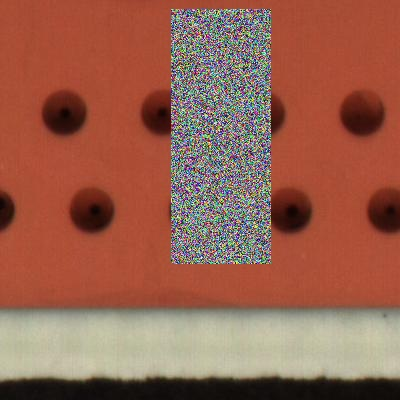
#> input picture yolo/data/PCB class/00/750P02F-ZOSP1-N_227_A_1_NG48_13(1).jpeg, 400 x 400 px, given in place of 750P02F-ZOSP1-N_238_B_2_NG35_25.jpeg, which was not available
$ jupyter execute RE.ipynb
#> lines starting #> are read from the running program, lines starting #| are printed output that depends on the picture
[cell 1]
import os
import io
import math
import sys
import random
import argparse
import cv2
import numpy as np

[cell 2]
def get_files(dir, suffix):
    res = []
    for root, directory, files in os.walk(dir):
        for filename in files:
            name, suf = os.path.splitext(filename)
            if suf in suffix:
                #res.append(filename)
                res.append(os.path.join(root, filename))
    return res

class RandomErasing:
    """Random erasing the an rectangle region in Image.
    Class that performs Random Erasing in Random Erasing Data Augmentation by Zhong et al.
    Args:
        sl: min erasing area region
        sh: max erasing area region
        r1: min aspect ratio range of earsing region
        p: probability of performing random erasing
    """

    def __init__(self, p=0.5, sl=0.02, sh=0.4, r1=0.3):

        self.p = p
        self.s = (sl, sh)
        self.r = (r1, 1/r1)


    def __call__(self, img):
        """
        perform random erasing
        Args:
            img: opencv numpy array in form of [w, h, c] range
                 from [0, 255]

        Returns:
            erased img
        """

        assert len(img.shape) == 3, 'image should be a 3 dimension numpy array'

        if random.random() > self.p:
            return img

        else:
            while True:
                Se = random.uniform(*self.s) * img.shape[0] * img.shape[1]
                re = random.uniform(*self.r)

                He = int(round(math.sqrt(Se * re)))
                We = int(round(math.sqrt(Se / re)))

                xe = random.randint(0, img.shape[1])
                ye = random.randint(0, img.shape[0])

                if xe + We <= img.shape[1] and ye + He <= img.shape[0]:
                    img[ye : ye + He, xe : xe + We, :] = np.random.randint(low=0, high=255, size=(He, We, img.shape[2]))

                    return img


if __name__ == "__main__":
    img = cv2.imread('C:\\Users\\ian\\Desktop\\PCB class\\00\\750P02F-ZOSP1-N_238_B_2_NG35_25.jpeg')
#> img is the input picture: shape (400, 400, 3); mean B, G, R 79.1, 97.3, 151.7
    RE = RandomErasing(p=1)
    for i in range(1):
        img1 = RE(img.copy())
        cv2.imshow("test", img1)
        cv2.waitKey(1000)
        cv2.imwrite('750P02F-ZOSP1-N_238_B_2_NG35_25(2).jpeg', img1)
        cv2.destroyAllWindows()
#> this loop made 1 pass
#> pass 1, `img1 = RE(img.copy())`:
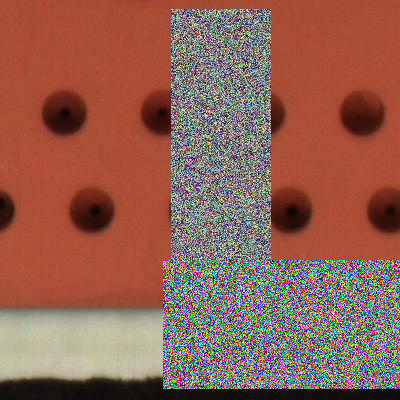
#> img1: shape (400, 400, 3); mean B, G, R 82.8, 96.8, 144.7


$ run again, on yolo/data/PCB class/00/750P02F-ZOSP1-N_227_A_1_NG48_13(2).jpeg
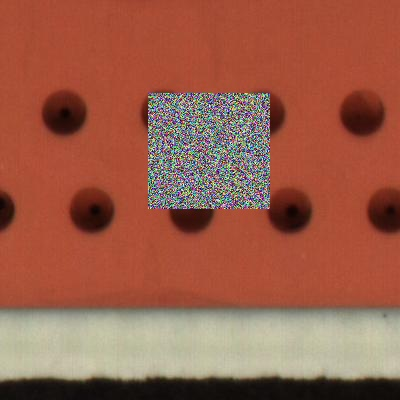
#> input picture yolo/data/PCB class/00/750P02F-ZOSP1-N_227_A_1_NG48_13(2).jpeg, 400 x 400 px, given in place of 750P02F-ZOSP1-N_238_B_2_NG35_25.jpeg, which was not available
#> img is the input picture: shape (400, 400, 3); mean B, G, R 73.8, 93.6, 154.5
#> the loop `for i in range(1):` made 1 pass
#> pass 1, `img1 = RE(img.copy())`:
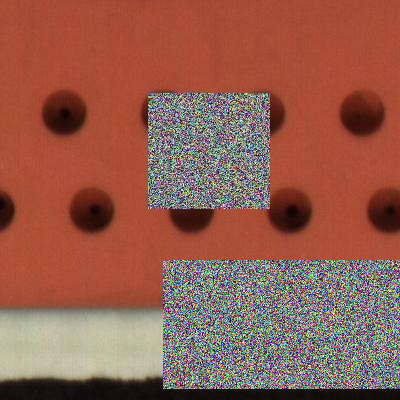
#> img1: shape (400, 400, 3); mean B, G, R 77.8, 93.3, 147.4

$ run again, on yolo/data/PCB class/00/750P02F-ZOSP1-N_227_A_1_NG48_15(1).jpeg
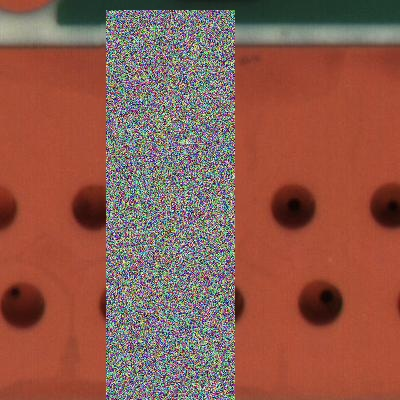
#> input picture yolo/data/PCB class/00/750P02F-ZOSP1-N_227_A_1_NG48_15(1).jpeg, 400 x 400 px, given in place of 750P02F-ZOSP1-N_238_B_2_NG35_25.jpeg, which was not available
#> img is the input picture: shape (400, 400, 3); mean B, G, R 77.5, 91.3, 142.7
#> the loop `for i in range(1):` made 1 pass
#> pass 1, `img1 = RE(img.copy())`:
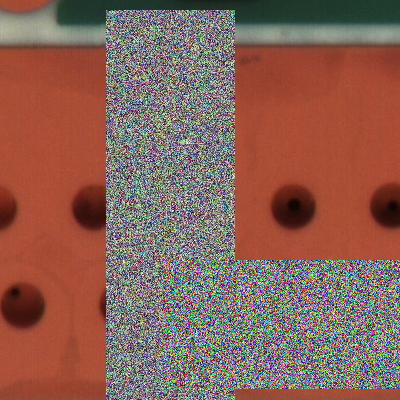
#> img1: shape (400, 400, 3); mean B, G, R 87.5, 98.5, 137.9
